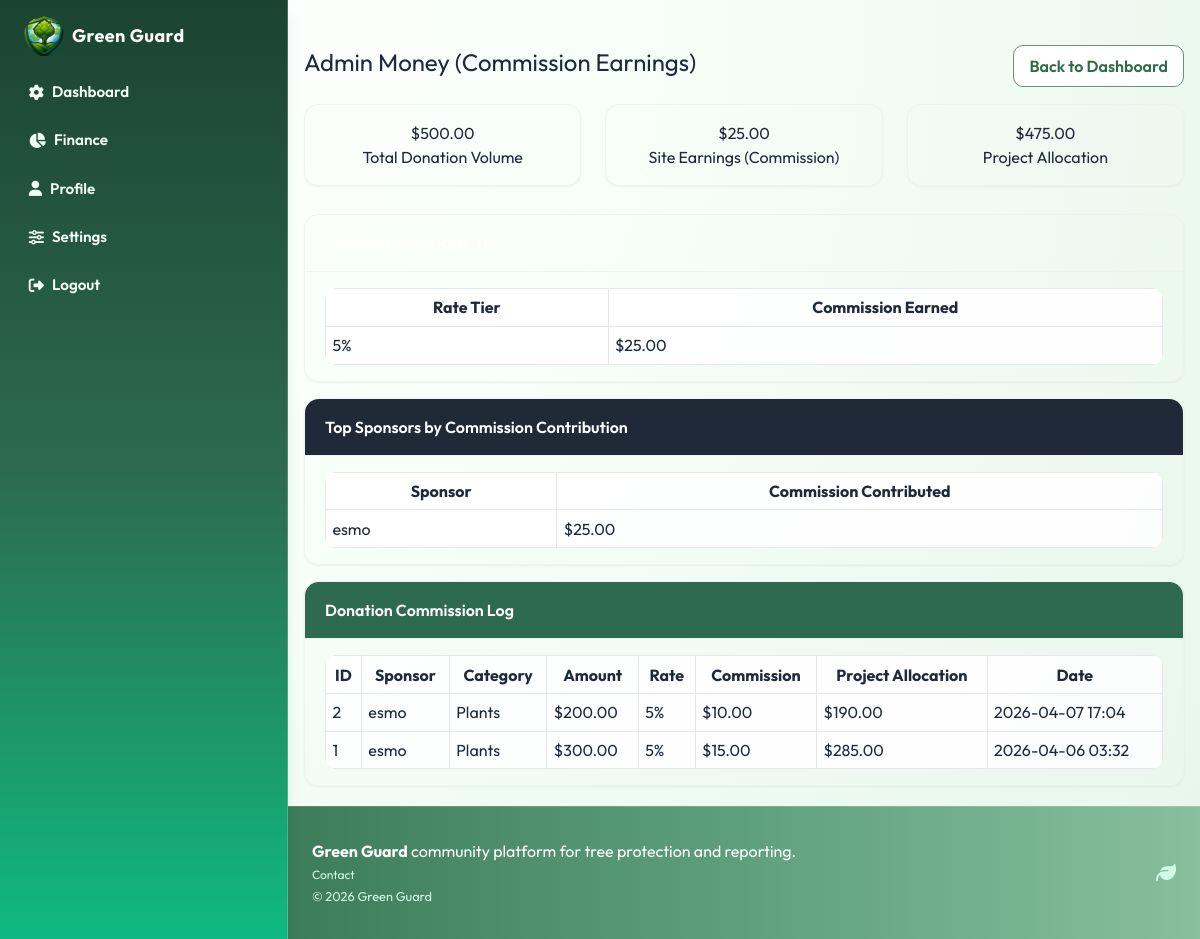
/admin/money (signed in), run on an earlier commit of the app's database.
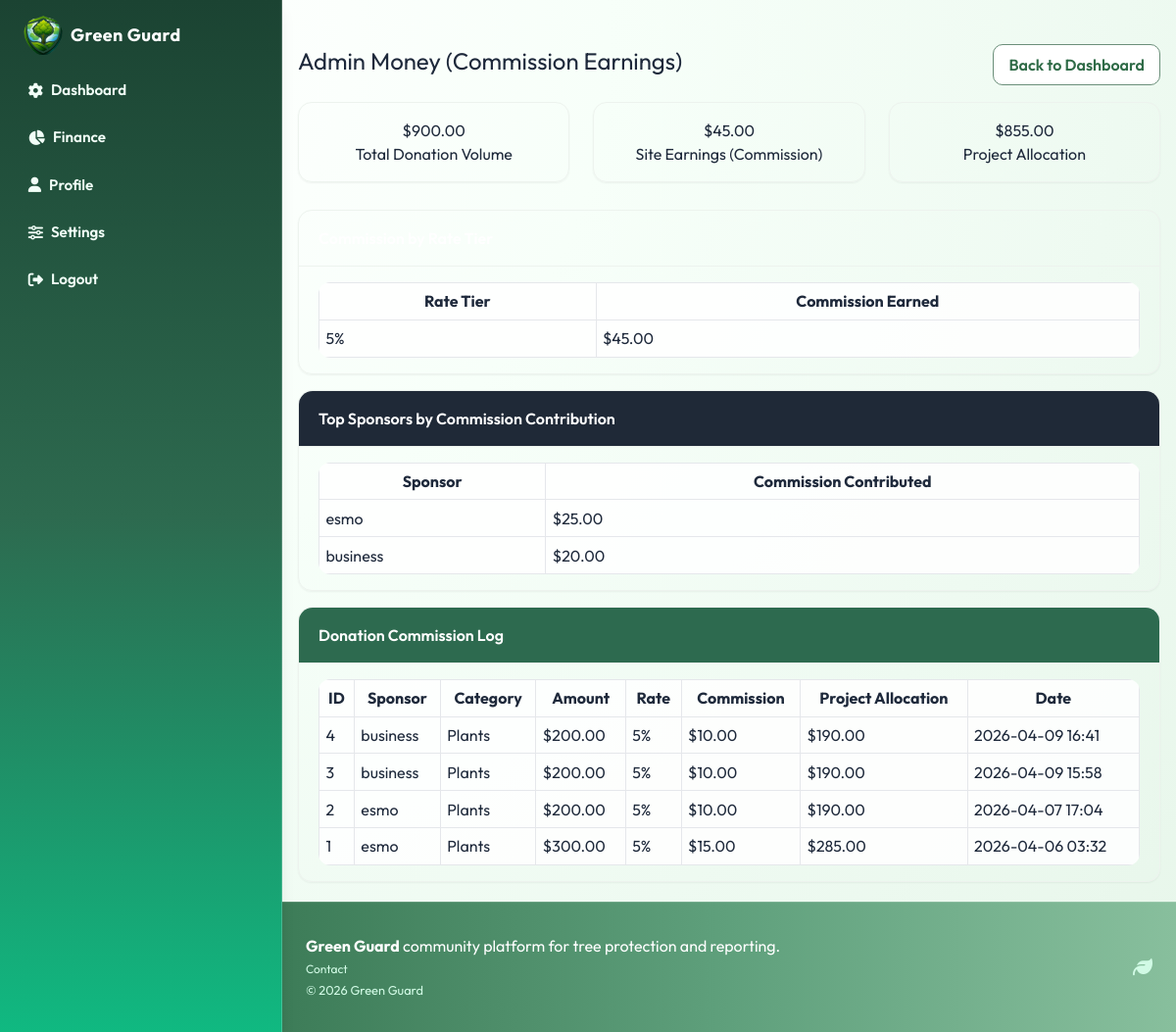
And on a later commit of the database.
### models.py (models this page shows)
class User(UserMixin, db.Model):
    id = db.Column(db.Integer, primary_key=True)
    username = db.Column(db.String(80), unique=True, nullable=False)
    email = db.Column(db.String(120), unique=True, nullable=False)
    password_hash = db.Column(db.String(255), nullable=False)
    role = db.Column(db.String(30), default="individual", nullable=False)
    is_admin = db.Column(db.Boolean, default=False, nullable=False)
    created_at = db.Column(
        db.DateTime, default=datetime.utcnow, nullable=False)
    tree_records = db.relationship(
        "TreeRecord", backref="user", lazy=True, cascade="all, delete-orphan"
    )
    cutting_reports = db.relationship(
        "CuttingReport", backref="user", lazy=True, cascade="all, delete-orphan"
    )
    volunteer_signups = db.relationship(
        "VolunteerCampaignSignup", backref="user", lazy=True, cascade="all, delete-orphan"
    )
    support_donations = db.relationship(
        "SupportDonation", backref="user", lazy=True, cascade="all, delete-orphan"
    )
    created_campaigns = db.relationship(
        "Campaign", backref="creator", lazy=True, foreign_keys="Campaign.creator_user_id"
    )
    merch_purchases = db.relationship(
        "MerchPurchase", backref="user", lazy=True, cascade="all, delete-orphan"
    )

class SupportDonation(db.Model):
    id = db.Column(db.Integer, primary_key=True)
    category = db.Column(db.String(40), nullable=False)
    donation_item = db.Column(db.String(120), nullable=False)
    quantity = db.Column(db.Integer, default=1, nullable=False)
    amount = db.Column(db.Numeric(10, 2), nullable=False)
    points = db.Column(db.Integer, default=0, nullable=False)
    note = db.Column(db.String(500))
    created_at = db.Column(
        db.DateTime, default=datetime.utcnow, nullable=False)
    user_id = db.Column(db.Integer, db.ForeignKey("user.id"), nullable=False)

### routes/admin.py (the view)
@admin_bp.route("/admin/money")
@login_required
@admin_required
def money():
    sponsor_donations = SupportDonation.query.order_by(
        SupportDonation.created_at.desc()).all()
    total_donation_volume = 0.0
    total_commission_earned = 0.0
    total_project_allocation = 0.0
    rows = []
    commission_by_rate = defaultdict(float)
    commission_by_sponsor = defaultdict(float)
    for donation in sponsor_donations:
        amount = float(donation.amount)
        if amount < 1000:
            commission_rate = 0.05
        elif amount < 5000:
            commission_rate = 0.10
        else:
            commission_rate = 0.15
        commission_amount = amount * commission_rate
        project_allocation = amount - commission_amount
        total_donation_volume += amount
        total_commission_earned += commission_amount
        total_project_allocation += project_allocation
        commission_rate_label = f"{int(commission_rate * 100)}%"
        commission_by_rate[commission_rate_label] += commission_amount
        commission_by_sponsor[donation.user.username] += commission_amount
        rows.append(
            {
                "id": donation.id,
                "sponsor_name": donation.user.username,
                "category": donation.category,
                "amount": amount,
                "rate_label": commission_rate_label,
                "commission_amount": commission_amount,
                "project_allocation": project_allocation,
                "created_at_text": donation.created_at.strftime("%Y-%m-%d %H:%M"),
            }
        )
    top_sponsor_commissions = sorted(
        commission_by_sponsor.items(),
        key=lambda item: item[1],
        reverse=True,
    )[:10]
    rate_breakdown_rows = [
        {
            "rate": rate,
            "commission_total": total,
        }
        for rate, total in sorted(
            commission_by_rate.items(),
            key=lambda item: int(item[0].replace("%", "")),
        )
    ]
    return render_template(
        "admin/money.html",
        total_donation_volume=total_donation_volume,
        total_commission_earned=total_commission_earned,
        total_project_allocation=total_project_allocation,
        rows=rows,
        rate_breakdown_rows=rate_breakdown_rows,
        top_sponsor_commissions=top_sponsor_commissions,
    )

### app.py (called while the page is built)
@login_manager.user_loader
def load_user(user_id: str):
    from models import User
    return User.query.get(int(user_id))

### routes/admin.py (called while the page is built)
def admin_required(view_func):
    @wraps(view_func)
    def wrapped(*args, **kwargs):
        if not current_user.is_authenticated:
            return redirect(url_for("auth.login"))
        if not current_user.is_admin:
            abort(403)
        return view_func(*args, **kwargs)
    return wrapped

### templates/admin/money.html (shortened to what this page needs)
{% extends 'base.html' %}
{% block content %}
  <div class="container my-5">
    <div class="row mb-4">
      <div class="col-12 d-flex justify-content-between align-items-center flex-wrap">
        <h1 class="h3 mb-2 mb-md-0">Admin Money (Commission Earnings)</h1>
        <a href="{{ url_for('admin.dashboard') }}" class="btn btn-outline-secondary">Back to Dashboard</a>
      </div>
    </div>
    <div class="row mb-4">
      <div class="col-md-4 mb-3">
        <div class="card h-100 shadow-sm">
          <div class="card-body text-center">
            <h2>${{ '%.2f'|format(total_donation_volume) }}</h2>
            <p class="mb-0">Total Donation Volume</p>
          </div>
        </div>
      </div>
      <div class="col-md-4 mb-3">
        <div class="card h-100 shadow-sm border-success">
          <div class="card-body text-center">
            <h2 class="text-success">${{ '%.2f'|format(total_commission_earned) }}</h2>
            <p class="mb-0">Site Earnings (Commission)</p>
          </div>
        </div>
      </div>
      <div class="col-md-4 mb-3">
        <div class="card h-100 shadow-sm">
          <div class="card-body text-center">
            <h2>${{ '%.2f'|format(total_project_allocation) }}</h2>
            <p class="mb-0">Project Allocation</p>
          </div>
        </div>
      </div>
    </div>
    <div class="card shadow-sm mb-4">
      <div class="card-header bg-primary text-white">Commission by Rate Tier</div>
      <div class="card-body table-responsive">
        <table class="table table-bordered table-sm mb-0">
          <thead>
            <tr>
              <th>Rate Tier</th>
              <th>Commission Earned</th>
            </tr>
          </thead>
          <tbody>
            {% for row in rate_breakdown_rows %}
              <tr>
                <td>{{ row.rate }}</td>
                <td>${{ '%.2f'|format(row.commission_total) }}</td>
              </tr>
            {% else %}
              <tr>
                <td colspan="2" class="text-center text-muted">No donation data available.</td>
              </tr>
            {% endfor %}
          </tbody>
        </table>
      </div>
    </div>
    <div class="card shadow-sm mb-4">
      <div class="card-header bg-dark text-white">Top Sponsors by Commission Contribution</div>
      <div class="card-body table-responsive">
        <table class="table table-bordered table-sm mb-0">
          <thead>
            <tr>
              <th>Sponsor</th>
              <th>Commission Contributed</th>
            </tr>
          </thead>
          <tbody>
            {% for sponsor_name, commission_total in top_sponsor_commissions %}
              <tr>
                <td>{{ sponsor_name }}</td>
                <td>${{ '%.2f'|format(commission_total) }}</td>
              </tr>
            {% else %}
              <tr>
                <td colspan="2" class="text-center text-muted">No sponsor commission data available.</td>
              </tr>
            {% endfor %}
          </tbody>
        </table>
      </div>
    </div>
    <div class="card shadow-sm">
      <div class="card-header bg-success text-white">Donation Commission Log</div>
      <div class="card-body table-responsive">
        <table class="table table-bordered table-sm mb-0">
          <thead>
            <tr>
              <th>ID</th>
              <th>Sponsor</th>
              <th>Category</th>
              <th>Amount</th>
              <th>Rate</th>
              <th>Commission</th>
              <th>Project Allocation</th>
              <th>Date</th>
            </tr>
          </thead>
          <tbody>
            {% for donation in rows %}
              <tr>
                <td>{{ donation.id }}</td>
                <td>{{ donation.sponsor_name }}</td>
                <td>{{ donation.category|replace('_', ' ')|title }}</td>
                <td>${{ '%.2f'|format(donation.amount) }}</td>
                <td>{{ donation.rate_label }}</td>
                <td>${{ '%.2f'|format(donation.commission_amount) }}</td>
                <td>${{ '%.2f'|format(donation.project_allocation) }}</td>
                <td>{{ donation.created_at_text }}</td>
              </tr>
            {% else %}
              <tr>
                <td colspan="8" class="text-center text-muted">No donations found.</td>
              </tr>
            {% endfor %}
          </tbody>
        </table>
      </div>
    </div>
  </div>
{% endblock %}

### templates/base.html (shortened to what this page needs)
<!DOCTYPE html>
<html lang="en">
  <head>
    <script src="https://cdn.tailwindcss.com"></script>
    <link rel="stylesheet" href="https://cdnjs.cloudflare.com/ajax/libs/font-awesome/6.4.2/css/all.min.css" />
    <link rel="stylesheet" href="{{ url_for('static', filename='css/style.css') }}" />
  </head>
  <body class="min-h-screen font-sans text-slate-800 antialiased">
    <div class="min-h-screen md:flex">
      <aside class="gg-sidebar z-40 border-b border-white/20 bg-gradient-to-b from-gg-forest via-gg-moss to-emerald-500 shadow-lg md:sticky md:top-0 md:h-screen md:w-72 md:shrink-0 md:border-b-0 md:border-r">
        <div class="flex items-center justify-between px-4 py-4 sm:px-6 md:justify-start">
          {% if current_user.is_authenticated and current_user.is_admin %}
            <a class="inline-flex items-center gap-2 text-white" href="{{ url_for('admin.dashboard') }}">
              <img src="{{ url_for('static', filename='images/green-guard-logo.png') }}" alt="Green Guard logo" class="h-10 w-10 rounded-full object-cover object-top" />
              <strong class="text-lg tracking-wide">Green Guard</strong>
            </a>
          {% endif %}
        </div>
        <div id="menuPanel" class="hidden px-3 pb-4 md:block md:px-4 md:pb-6">
          <ul class="flex flex-col gap-2">
            {% if current_user.is_authenticated and current_user.is_admin %}
              <li>
                <a class="gg-nav-link" href="{{ url_for('admin.dashboard') }}"><i class="fas fa-cog"></i> Dashboard</a>
              </li>
              <li>
                <a class="gg-nav-link" href="{{ url_for('admin.money') }}"><i class="fas fa-chart-pie"></i> Finance</a>
              </li>
              <li>
                <a class="gg-nav-link" href="{{ url_for('main.profile') }}"><i class="fas fa-user"></i> Profile</a>
              </li>
              <li>
                <a class="gg-nav-link" href="{{ url_for('auth.settings') }}"><i class="fas fa-sliders-h"></i> Settings</a>
              </li>
              <li>
                <a class="gg-nav-link" href="{{ url_for('auth.logout') }}"><i class="fas fa-sign-out-alt"></i> Logout</a>
              </li>
            {% endif %}
          </ul>
        </div>
      </aside>
      <div class="flex min-h-screen flex-1 flex-col">
        <main class="gg-main flex-1">
          {% block content %}
          {% endblock %}
        </main>
        <footer class="gg-footer mt-auto border-t border-white/15 py-8 text-white">
          <div class="mx-auto flex w-full max-w-6xl items-center justify-between gap-3 px-4 sm:px-6">
            <div>
              <p class="mb-1 text-sm sm:text-base">
                <strong>Green Guard</strong> community platform for tree protection and reporting.
              </p>
              <p class="text-xs text-emerald-100">
                <a href="{{ url_for('main.contact') }}" class="underline-offset-2 hover:underline">Contact</a>
              </p>
              <small class="text-emerald-100">&copy; 2026 Green Guard</small>
            </div>
            <i class="fas fa-leaf text-xl text-emerald-100"></i>
          </div>
        </footer>
      </div>
    </div>
  </body>
</html>

### static/css/style.css (style rules this page uses)
:root { --gg-green-dark: #2f6b47; --gg-green-mid: #5fa07c; --gg-green-soft: #ecf9f0; --gg-earth: #b8a398; --gg-blush: #dff3e5; --gg-sky: #d8efe0; --gg-lemon: #f1f8dc; --gg-text: #223229; --gg-shadow: 0 10px 24px rgba(74, 125, 95, 0.16); }
body { font-family: 'Outfit', sans-serif; background: radial-gradient(circle at 8% 4%, #ffffff 0%, #f7fff9 35%, #eefaf1 70%, #e7f6ea 100%); color: var(--gg-text); }
.gg-nav-link { display: inline-flex; align-items: center; gap: 0.5rem; width: 100%; border-radius: 12px; padding: 0.55rem 0.8rem; color: #f2fff8; font-weight: 600; font-size: 0.95rem; transition: background-color 0.2s ease, transform 0.2s ease; }
.gg-sidebar { backdrop-filter: blur(6px); }
.gg-main { min-height: 70vh; }
.gg-footer { background: linear-gradient(90deg, #3d7c58 0%, #5fa07c 50%, #88bf9d 100%); }
.card { border: 1px solid #edf3ee; border-radius: 14px; box-shadow: var(--gg-shadow); }
.btn, .form-control, .custom-select { border-radius: 10px; }
.table { background: rgba(255, 255, 255, 0.88); border-radius: 12px; overflow: hidden; }
.container { width: 100%; max-width: 1120px; margin-left: auto; margin-right: auto; padding-left: 1rem; padding-right: 1rem; }
.row { display: flex; flex-wrap: wrap; margin-left: -0.75rem; margin-right: -0.75rem; }
[class*="col-"] { width: 100%; padding-left: 0.75rem; padding-right: 0.75rem; }
.col-12 { width: 100%; }
.col-md-3, .col-md-4, .col-md-5, .col-md-6, .col-md-8, .col-lg-5, .col-lg-8 { width: 100%; }
@media (min-width: 768px) { .col-md-4 { width: 33.333333%; } }
.d-flex { display: flex; }
.align-items-center { align-items: center; }
.justify-content-between { justify-content: space-between; }
.text-center { text-align: center; }
.text-white, .text-light { color: #ffffff; }
.small, small { font-size: 0.875rem; }
.h3 { font-size: 1.5rem; }
.card-header, .card-body { padding: 1rem 1.25rem; }
.card-header { border-bottom: 1px solid #edf3ee; border-radius: 14px 14px 0 0; font-weight: 600; }
.bg-success { background-color: #2d6a4f; color: #fff; }
.bg-dark { background-color: #1f2937; color: #fff; }
.btn { display: inline-flex; align-items: center; justify-content: center; gap: 0.35rem; font-weight: 600; border: 1px solid transparent; padding: 0.5rem 0.95rem; cursor: pointer; text-decoration: none; }
.btn-outline-primary, .btn-outline-secondary { border-color: #6b8f7a; color: #2f6b47; background: #ffffff; }
.table { width: 100%; border-collapse: collapse; }
.table th, .table td { border: 1px solid #e5e7eb; padding: 0.6rem; vertical-align: top; }
.table-sm th, .table-sm td { padding: 0.4rem; }
.shadow-sm { box-shadow: 0 6px 18px rgba(74, 125, 95, 0.12); }
.h-100 { height: 100%; }
.flex-wrap { flex-wrap: wrap; }
.my-5 { margin-top: 3rem; margin-bottom: 3rem; }
.mb-0 { margin-bottom: 0; }
.mb-1 { margin-bottom: 0.25rem; }
.mb-2 { margin-bottom: 0.5rem; }
.mb-3 { margin-bottom: 1rem; }
.mb-4 { margin-bottom: 1.5rem; }
.py-4 { padding-top: 1.5rem; padding-bottom: 1.5rem; }

What changed in the data, as far as the page shows it:
added User: username "business", commission_total "20.00"
added SupportDonation: id "4", sponsor_name "business", category "Plants", amount "200.00", rate_label "5%", commission_amount "10.00", project_allocation "190.00", created_at_text "2026-04-09 16:41"
added SupportDonation: id "3", sponsor_name "business", category "Plants", amount "200.00", rate_label "5%", commission_amount "10.00", project_allocation "190.00", created_at_text "2026-04-09 15:58"
Also different on the page:
{{ '%.2f'|format(total_donation_volume) }}: "500.00" → "900.00"
{{ '%.2f'|format(total_commission_earned) }}: "25.00" → "45.00"
{{ '%.2f'|format(total_project_allocation) }}: "475.00" → "855.00"
new list line: "5% $ 45.00"
list line gone: "5% $ 25.00"
